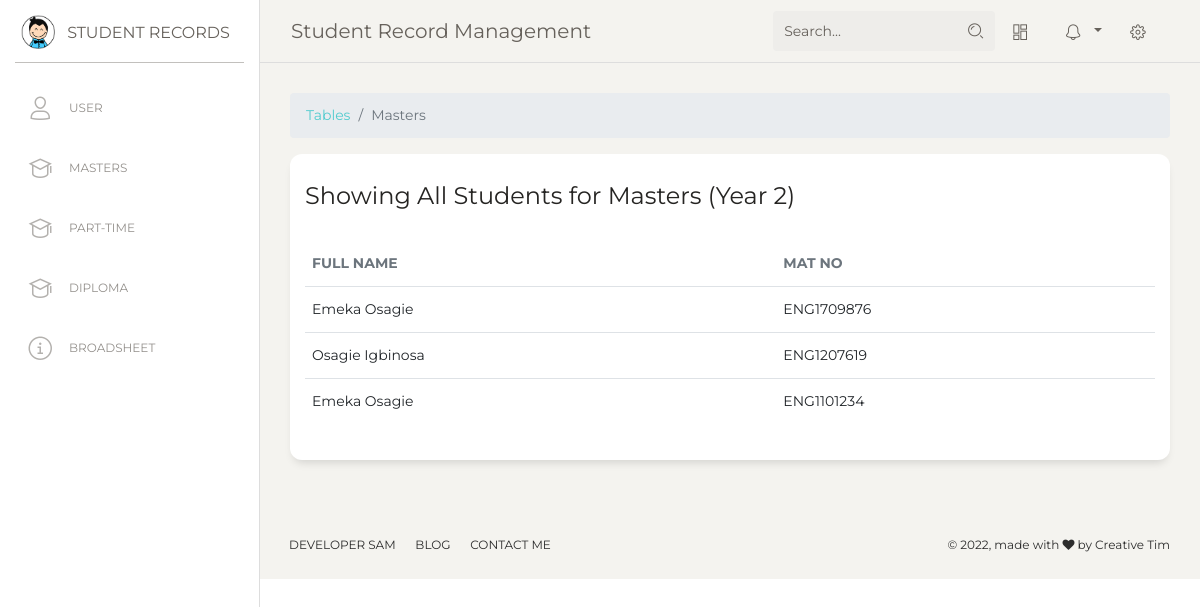
The app's page /students/result.php?prog=masters&c=2.1, older data.
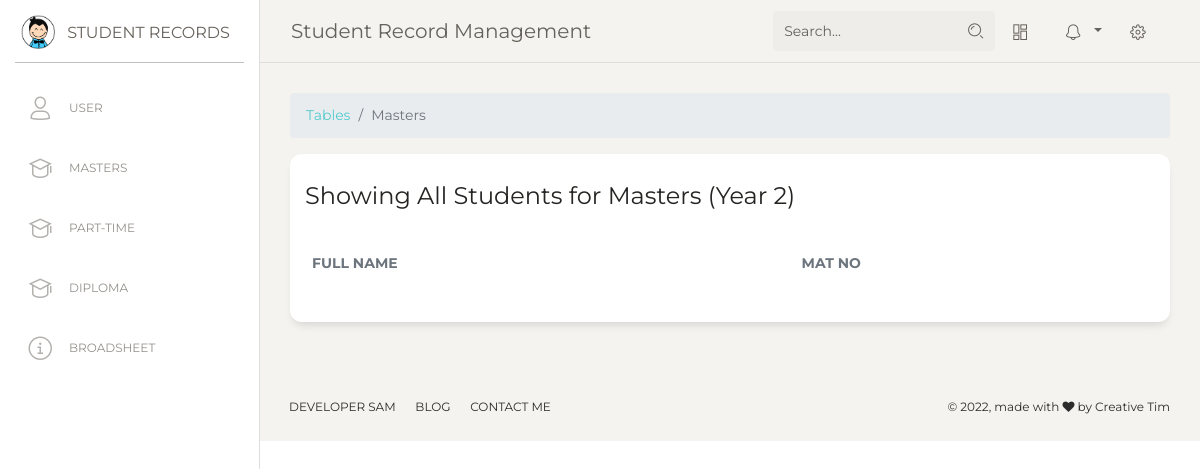
The same page, newer data.
### tables this page shows
CREATE TABLE `students` (
  `id` int(11) NOT NULL,
  `full_name` text NOT NULL,
  `mat_no` text NOT NULL,
  `department` text NOT NULL,
  `course` text NOT NULL,
  `score` int(11) NOT NULL,
  `grade` text NOT NULL,
  `course_id` varchar(255) NOT NULL,
  `programme` text NOT NULL
);

### config/DB.php (called while the page is built, shortened)
<?php
    class DB {
        public $conn;
        public function __construct($host = 'localhost', $user = 'root', $password = '', $dbname = 'students') {
            $this->host = $host;
            $this->user = $user;
            $this->password = $password;
            $this->dbname = $dbname;
            $this->conn = new mysqli($this->host, $this->user, $this->password, $this->dbname) or die("Failed to connect to MySQLi" . $this->conn->connect_error);
        }
        public function getAllStudents($programme) {
            $conn = $this->conn;
            $sql = "select * from students where programme = ?";
            $stmt = $conn->prepare($sql);
            $stmt->bind_param('s', $programme);
            $stmt->execute();
            return $stmt->get_result();
        }
    }

### students/result.php (the view, shortened to what this page needs)
<?php
    require_once '../config/DB.php';
    $db =  new DB();
    if (isset($_GET['prog']) && isset($_GET['c'])) {
      extract($_GET);
      if ($c < 2) {
        $sql = "SELECT * FROM {$prog}_courses WHERE course_id > 1 AND course_id < 2 ORDER BY course_id ASC";
        $year = 1;
      } elseif ($c > 2) {
        $year = 2;
      }
    } else {
        header('location: ./user');
    }
?>
<?php include '../inc/head.php' ?>
<body class="">
  <div class="wrapper ">
    <div class="sidebar" data-color="white" data-active-color="danger">
      <div class="logo">
        <a href="#" class="simple-text logo-mini">
          <div class="logo-image-small">
            <img src="../assets/img/logo-small.png">
          </div>
        </a>
        <a href="#" class="simple-text logo-normal">
          Student Records
        </a>
      </div>
      <div class="sidebar-wrapper">
        <ul class="nav">
          <li class="">
            <a href="./user">
              <i class="nc-icon nc-single-02"></i>
              <p>User</p>
            </a>
          </li>
          <li>
            <a href="./masters">
              <i class="nc-icon nc-hat-3"></i>
              <p>Masters</p>
            </a>
          </li>
          <li>
            <a href="./part-time">
              <i class="nc-icon nc-hat-3"></i>
              <p>Part-Time</p>
            </a>
          </li>
          <li>
            <a href="./diploma">
              <i class="nc-icon nc-hat-3"></i>
              <p>Diploma</p>
            </a>
          </li>
          <li>
            <a href="./broadsheet">
              <i class="nc-icon nc-alert-circle-i"></i>
              <p>Broadsheet</p>
            </a>
          </li>
        </ul>
      </div>
    </div>
    <div class="main-panel">
      <?php include '../inc/navbar.php'; ?>
      <div class="content">
        <div class="row">
          <div class="col-md-12">
            <div >
              <ol class="breadcrumb">
                <li class="breadcrumb-item"><a href="./broadsheet.php">Tables</a></li>
                <li class="breadcrumb-item active" aria-current="page"><?= $prog == 'part_time' ? 'Part Time' : ucfirst($prog); ?></li>
              </ol>
            </div>
            <div class="card">
              <div class="card-header">
                <h4 class="card-title">Showing All Students for <?= $prog == 'part_time' ? 'Part Time' : ucwords($prog); ?><?= " (Year $year)" ?></h4>
              </div>
              <div class="card-body">
                <div class="table-responsive">
                  <table class="table">
                    <thead>
                        <th class="th-sm text-secondary">Full Name</th>
                        <th class="th-sm  text-secondary">Mat No</th>
                    </thead>
                    <tbody>
                      <?php $students = $db->getAllStudents($prog)->fetch_all(MYSQLI_ASSOC) ?>
                      <?php foreach($students as $student): ?>
                        <?php extract($student) ?>
                        <tr>
                          <td><?= $full_name ?></td>
                          <td><?= $mat_no ?></td>
                        </tr>
                      <?php endforeach; ?>
                    </tbody>
                  </table>
                </div>
              </div>
            </div>
          </div>
        </div>
      </div>
      <?php include '../inc/footer.php' ?>
    </div>
  </div>
</body>
</html>

Row changes from the older to the newer data that the page shows:
removed students: full_name "Emeka Osagie", mat_no "ENG1709876"
removed students: full_name "Osagie Igbinosa", mat_no "ENG1207619"
removed students: full_name "Emeka Osagie", mat_no "ENG1101234"
